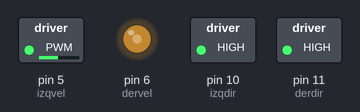
Simulated run of this sketch. Board: Arduino Uno, built with avr-gcc and run on an emulated ATmega328P. On the bench: switched loads named in the sketch (green lamp = pin HIGH), output pins drawn as LEDs (lit = HIGH).

Above: at 0.1 s.
Timing chart, 0 to 1.6 s (numbered marks = the images above):
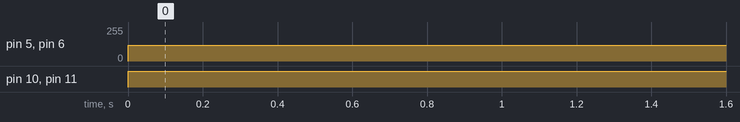

Measured:
- by itself, pin 5 (izqvel), pin 6 (dervel): 0/255 → 120/255 at 0.00 s
- by itself, pin 10 (izqdir), pin 11 (derdir): LOW → HIGH at 0.00 s

The sketch:

Motor.ino
```cpp
/*iMA6iNEXYZ
//Curso Explorando el universo robótico
Ejemplo Motores

Este ejemplo servirá como ejemplo para la demostración de:
  % Declaración de variables
  % Sección de configuración en el código
  % Declaración e Implementación de Funciones
  %Uso de pines digitales
  %Utilizacin de motores
*/

//Inicio de programa

// Declaración de variables
//Pines 5 (velocidad)  y 10 (direccion) corresponden al motor izquierdo
//Pines 6 (velocidad) y 11 (direccion) corresponden al motor derecho
// Se debe conectar la alimentacion externa

const int izqvel=5;
const int izqdir=10;
const int dervel=6;
const int derdir=11;

void setup() {
  pinMode(izqvel,OUTPUT);
  pinMode(izqdir,OUTPUT);
  pinMode(dervel,OUTPUT);
  pinMode(derdir,OUTPUT);


}

void loop() {
  adelante();
}


// Funcion para mover motores hacia adelante

void adelante(){
  analogWrite(dervel,120);
  analogWrite(izqvel,120);
  digitalWrite(derdir, HIGH);
  digitalWrite(izqdir,HIGH);
  delay(1000);
}
```
